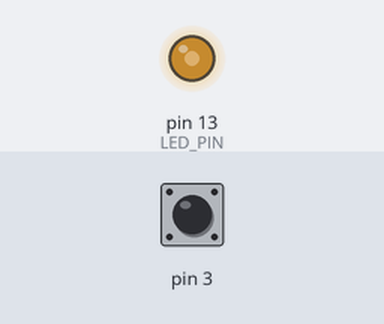
The sketch below on a simulated Arduino Leonardo, built with avr-gcc and run on an emulated ATmega32U4. Parts: output pins drawn as LEDs (lit = HIGH). Inputs (shaded band) come from the test bench; at power-on: pin 3 HIGH. The sensor or clock chip raises its interrupt line as the real part does; what the sketch prints to the serial monitor is not drawn.

Above: at 1.7 s.
1.8 s: pin 3 pulled LOW for 1 s
At 3.5 s:
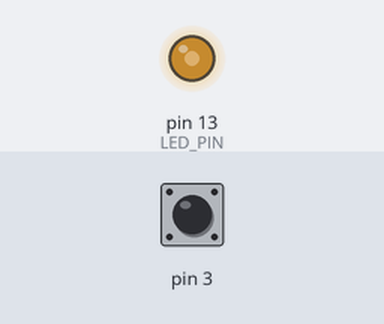
4.3 s: pin 3 pulled LOW for 0.15 s
At 5.0 s:
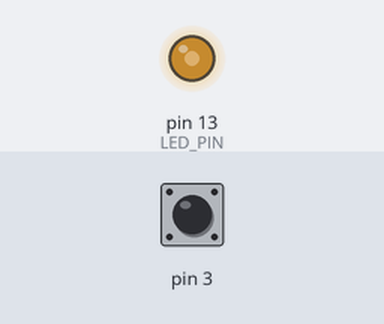
6.0 s: pin 3 pulled LOW for 3.2 s
At 9.6 s:
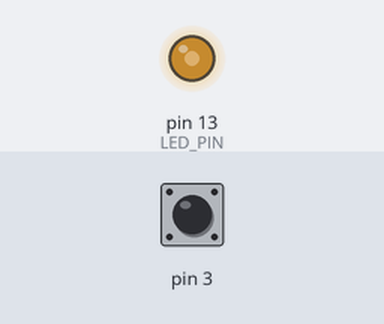
Timing chart, 0 to 11.1 s (numbered marks = the images above; inputs shaded):
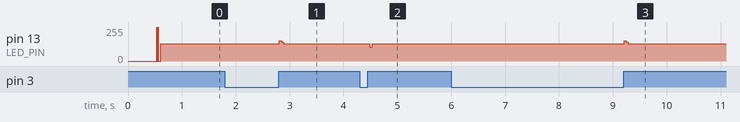

Measured:
- after the input at 1.8 s, pin 13 (LED_PIN): 128/255 → 152/255 after 1.0 s, → 141/255 0.04 s later, → 128/255 0.04 s later
- after the input at 4.3 s, pin 13 (LED_PIN): 128/255 → 102/255 after 0.19 s, → 128/255 0.04 s later
- after the input at 6.0 s, pin 13 (LED_PIN): 128/255 → 152/255 after 3.2 s, → 141/255 0.04 s later, → 128/255 0.04 s later

The sketch:

MPU6050_DMP6_Teapot.ino
```cpp
// I2C device class (I2Cdev) demonstration Arduino sketch for MPU6050 class using DMP (MotionApps v2.0)
// 6/21/2012 by Jeff Rowberg <jeff@rowberg.net>
// Updates should (hopefully) always be available at https://github.com/jrowberg/i2cdevlib
//
// Changelog:
//      2013-05-08 - added seamless Fastwire support
//                 - added note about gyro calibration
//      2012-06-21 - added note about Arduino 1.0.1 + Leonardo compatibility error
//      2012-06-20 - improved FIFO overflow handling and simplified read process
//      2012-06-19 - completely rearranged DMP initialization code and simplification
//      2012-06-13 - pull gyro and accel data from FIFO packet instead of reading directly
//      2012-06-09 - fix broken FIFO read sequence and change interrupt detection to RISING
//      2012-06-05 - add gravity-compensated initial reference frame acceleration output
//                 - add 3D math helper file to DMP6 example sketch
//                 - add Euler output and Yaw/Pitch/Roll output formats
//      2012-06-04 - remove accel offset clearing for better results (thanks Sungon Lee)
//      2012-06-01 - fixed gyro sensitivity to be 2000 deg/sec instead of 250
//      2012-05-30 - basic DMP initialization working

/* ============================================
I2Cdev device library code is placed under the MIT license
Copyright (c) 2012 Jeff Rowberg

Permission is hereby granted, free of charge, to any person obtaining a copy
of this software and associated documentation files (the "Software"), to deal
in the Software without restriction, including without limitation the rights
to use, copy, modify, merge, publish, distribute, sublicense, and/or sell
copies of the Software, and to permit persons to whom the Software is
furnished to do so, subject to the following conditions:

The above copyright notice and this permission notice shall be included in
all copies or substantial portions of the Software.

THE SOFTWARE IS PROVIDED "AS IS", WITHOUT WARRANTY OF ANY KIND, EXPRESS OR
IMPLIED, INCLUDING BUT NOT LIMITED TO THE WARRANTIES OF MERCHANTABILITY,
FITNESS FOR A PARTICULAR PURPOSE AND NONINFRINGEMENT. IN NO EVENT SHALL THE
AUTHORS OR COPYRIGHT HOLDERS BE LIABLE FOR ANY CLAIM, DAMAGES OR OTHER
LIABILITY, WHETHER IN AN ACTION OF CONTRACT, TORT OR OTHERWISE, ARISING FROM,
OUT OF OR IN CONNECTION WITH THE SOFTWARE OR THE USE OR OTHER DEALINGS IN
THE SOFTWARE.
===============================================
*/

// I2Cdev and MPU6050 must be installed as libraries, or else the .cpp/.h files
// for both classes must be in the include path of your project
#include "I2Cdev.h"

#include "MPU6050_6Axis_MotionApps20.h"
//#include "MPU6050.h" // not necessary if using MotionApps include file

// Arduino Wire library is required if I2Cdev I2CDEV_ARDUINO_WIRE implementation
// is used in I2Cdev.h
#if I2CDEV_IMPLEMENTATION == I2CDEV_ARDUINO_WIRE
    #include "Wire.h"
#endif

// class default I2C address is 0x68
// specific I2C addresses may be passed as a parameter here
// AD0 low = 0x68 (default for SparkFun breakout and InvenSense evaluation board)
// AD0 high = 0x69
MPU6050 mpu;
//MPU6050 mpu(0x69); // <-- use for AD0 high

/* =========================================================================
   NOTE: In addition to connection 3.3v, GND, SDA, and SCL, this sketch
   depends on the MPU-6050's INT pin being connected to the Arduino's
   external interrupt #0 pin. On the Arduino Uno and Mega 2560, this is
   digital I/O pin 2.
 * ========================================================================= */

/* =========================================================================
   NOTE: Arduino v1.0.1 with the Leonardo board generates a compile error
   when using Serial.write(buf, len). The Teapot output uses this method.
   The solution requires a modification to the Arduino USBAPI.h file, which
   is fortunately simple, but annoying. This will be fixed in the next IDE
   release. For more info, see these links:

   http://arduino.cc/forum/index.php/topic,109987.0.html
   http://code.google.com/p/arduino/issues/detail?id=958
 * ========================================================================= */


// uncomment "OUTPUT_READABLE_QUATERNION" if you want to see the actual
// quaternion components in a [w, x, y, z] format (not best for parsing
// on a remote host such as Processing or something though)
//#define OUTPUT_READABLE_QUATERNION

// uncomment "OUTPUT_READABLE_EULER" if you want to see Euler angles
// (in degrees) calculated from the quaternions coming from the FIFO.
// Note that Euler angles suffer from gimbal lock (for more info, see
// http://en.wikipedia.org/wiki/Gimbal_lock)
//#define OUTPUT_READABLE_EULER

// uncomment "OUTPUT_READABLE_YAWPITCHROLL" if you want to see the yaw/
// pitch/roll angles (in degrees) calculated from the quaternions coming
// from the FIFO. Note this also requires gravity vector calculations.
// Also note that yaw/pitch/roll angles suffer from gimbal lock (for
// more info, see: http://en.wikipedia.org/wiki/Gimbal_lock)
//#define OUTPUT_READABLE_YAWPITCHROLL

// uncomment "OUTPUT_READABLE_REALACCEL" if you want to see acceleration
// components with gravity removed. This acceleration reference frame is
// not compensated for orientation, so +X is always +X according to the
// sensor, just without the effects of gravity. If you want acceleration
// compensated for orientation, us OUTPUT_READABLE_WORLDACCEL instead.
//#define OUTPUT_READABLE_REALACCEL

// uncomment "OUTPUT_READABLE_WORLDACCEL" if you want to see acceleration
// components with gravity removed and adjusted for the world frame of
// reference (yaw is relative to initial orientation, since no magnetometer
// is present in this case). Could be quite handy in some cases.
//#define OUTPUT_READABLE_WORLDACCEL

// uncomment "OUTPUT_TEAPOT" if you want output that matches the
// format used for the InvenSense teapot demo
#define OUTPUT_TEAPOT


#define LED_PIN 13 // (Arduino is 13, Teensy is 11, Teensy++ is 6)
bool blinkState = false;

// MPU control/status vars
bool dmpReady = false;  // set true if DMP init was successful
uint8_t mpuIntStatus;   // holds actual interrupt status byte from MPU
uint8_t devStatus;      // return status after each device operation (0 = success, !0 = error)
uint16_t packetSize;    // expected DMP packet size (default is 42 bytes)
uint16_t fifoCount;     // count of all bytes currently in FIFO
uint8_t fifoBuffer[64]; // FIFO storage buffer

// orientation/motion vars
Quaternion q;           // [w, x, y, z]         quaternion container
VectorInt16 aa;         // [x, y, z]            accel sensor measurements
VectorInt16 aaReal;     // [x, y, z]            gravity-free accel sensor measurements
VectorInt16 aaWorld;    // [x, y, z]            world-frame accel sensor measurements
VectorFloat gravity;    // [x, y, z]            gravity vector
float euler[3];         // [psi, theta, phi]    Euler angle container
float ypr[3];           // [yaw, pitch, roll]   yaw/pitch/roll container and gravity vector

// packet structure for InvenSense teapot demo
uint8_t teapotPacket[14] = { '$', 0x02, 0,0, 0,0, 0,0, 0,0, 0x00, 0x00, '\r', '\n' };


// ================================================================
// ===               INTERRUPT DETECTION ROUTINE                ===
// ================================================================

volatile bool mpuInterrupt = false;     // indicates whether MPU interrupt pin has gone high
void dmpDataReady() {
    mpuInterrupt = true;
}


// ================================================================
// ===                      INITIAL SETUP                       ===
// ================================================================

void setup() {
    // join I2C bus (I2Cdev library doesn't do this automatically)
    #if I2CDEV_IMPLEMENTATION == I2CDEV_ARDUINO_WIRE
        Wire.begin();
        TWBR = 24; // 400kHz I2C clock (200kHz if CPU is 8MHz)
    #elif I2CDEV_IMPLEMENTATION == I2CDEV_BUILTIN_FASTWIRE
        Fastwire::setup(400, true);
    #endif

    // initialize serial communication
    // (115200 chosen because it is required for Teapot Demo output, but it's
    // really up to you depending on your project)
    Serial.begin(115200);
    while (!Serial); // wait for Leonardo enumeration, others continue immediately

    // NOTE: 8MHz or slower host processors, like the Teensy @ 3.3v or Ardunio
    // Pro Mini running at 3.3v, cannot handle this baud rate reliably due to
    // the baud timing being too misaligned with processor ticks. You must use
    // 38400 or slower in these cases, or use some kind of external separate
    // crystal solution for the UART timer.

    // initialize device
    Serial.println(F("Initializing I2C devices..."));
    mpu.initialize();

    // verify connection
    Serial.println(F("Testing device connections..."));
    Serial.println(mpu.testConnection() ? F("MPU6050 connection successful") : F("MPU6050 connection failed"));

    // load and configure the DMP
    Serial.println(F("Initializing DMP..."));
    devStatus = mpu.dmpInitialize();

    // supply your own gyro offsets here, scaled for min sensitivity
    mpu.setXAccelOffset(-2788);
    mpu.setYAccelOffset(-1559);
    mpu.setZAccelOffset(2013);
    mpu.setXGyroOffset(-43);
    mpu.setYGyroOffset(-17);
    mpu.setZGyroOffset(25);


    // make sure it worked (returns 0 if so)
    if (devStatus == 0) {
        // turn on the DMP, now that it's ready
        Serial.println(F("Enabling DMP..."));
        mpu.setDMPEnabled(true);

        // enable Arduino interrupt detection
        Serial.println(F("Enabling interrupt detection (Arduino external interrupt 0)..."));
        attachInterrupt(0, dmpDataReady, RISING);
        mpuIntStatus = mpu.getIntStatus();

        // set our DMP Ready flag so the main loop() function knows it's okay to use it
        Serial.println(F("DMP ready! Waiting for first interrupt..."));
        dmpReady = true;

        // get expected DMP packet size for later comparison
        packetSize = mpu.dmpGetFIFOPacketSize();
    } else {
        // ERROR!
        // 1 = initial memory load failed
        // 2 = DMP configuration updates failed
        // (if it's going to break, usually the code will be 1)
        Serial.print(F("DMP Initialization failed (code "));
        Serial.print(devStatus);
        Serial.println(F(")"));
    }

    // configure LED for output
    pinMode(LED_PIN, OUTPUT);
}


// ================================================================
// ===                    MAIN PROGRAM LOOP                     ===
// ================================================================

void loop() {
    // if programming failed, don't try to do anything
    if (!dmpReady) return;

    // wait for MPU interrupt or extra packet(s) available
    while (!mpuInterrupt && fifoCount < packetSize) {
        // other program behavior stuff here
        // .
        // .
        // .
        // if you are really paranoid you can frequently test in between other
        // stuff to see if mpuInterrupt is true, and if so, "break;" from the
        // while() loop to immediately process the MPU data
        // .
        // .
        // .
    }

    // reset interrupt flag and get INT_STATUS byte
    mpuInterrupt = false;
    mpuIntStatus = mpu.getIntStatus();

    // get current FIFO count
    fifoCount = mpu.getFIFOCount();

    // check for overflow (this should never happen unless our code is too inefficient)
    if ((mpuIntStatus & 0x10) || fifoCount == 1024) {
        // reset so we can continue cleanly
        mpu.resetFIFO();
        Serial.println(F("FIFO overflow!"));

    // otherwise, check for DMP data ready interrupt (this should happen frequently)
    } else if (mpuIntStatus & 0x02) {
        // wait for correct available data length, should be a VERY short wait
        while (fifoCount < packetSize) fifoCount = mpu.getFIFOCount();

        // read a packet from FIFO
        mpu.getFIFOBytes(fifoBuffer, packetSize);

        // track FIFO count here in case there is > 1 packet available
        // (this lets us immediately read more without waiting for an interrupt)
        fifoCount -= packetSize;

        #ifdef OUTPUT_READABLE_QUATERNION
            // display quaternion values in easy matrix form: w x y z
            mpu.dmpGetQuaternion(&q, fifoBuffer);
            Serial.print("quat\t");
            Serial.print(q.w);
            Serial.print("\t");
            Serial.print(q.x);
            Serial.print("\t");
            Serial.print(q.y);
            Serial.print("\t");
            Serial.println(q.z);
        #endif

        #ifdef OUTPUT_READABLE_EULER
            // display Euler angles in degrees
            mpu.dmpGetQuaternion(&q, fifoBuffer);
            mpu.dmpGetEuler(euler, &q);
            Serial.print("euler\t");
            Serial.print(euler[0] * 180/M_PI);
            Serial.print("\t");
            Serial.print(euler[1] * 180/M_PI);
            Serial.print("\t");
            Serial.println(euler[2] * 180/M_PI);
        #endif

        #ifdef OUTPUT_READABLE_YAWPITCHROLL
            // display Euler angles in degrees
            mpu.dmpGetQuaternion(&q, fifoBuffer);
            mpu.dmpGetGravity(&gravity, &q);
            mpu.dmpGetYawPitchRoll(ypr, &q, &gravity);
            Serial.print("ypr\t");
            Serial.print(ypr[0] * 180/M_PI);
            Serial.print("\t");
            Serial.print(ypr[1] * 180/M_PI);
            Serial.print("\t");
            Serial.println(ypr[2] * 180/M_PI);
        #endif

        #ifdef OUTPUT_READABLE_REALACCEL
            // display real acceleration, adjusted to remove gravity
            mpu.dmpGetQuaternion(&q, fifoBuffer);
            mpu.dmpGetAccel(&aa, fifoBuffer);
            mpu.dmpGetGravity(&gravity, &q);
            mpu.dmpGetLinearAccel(&aaReal, &aa, &gravity);
            Serial.print("areal\t");
            Serial.print(aaReal.x);
            Serial.print("\t");
            Serial.print(aaReal.y);
            Serial.print("\t");
            Serial.println(aaReal.z);
        #endif

        #ifdef OUTPUT_READABLE_WORLDACCEL
            // display initial world-frame acceleration, adjusted to remove gravity
            // and rotated based on known orientation from quaternion
            mpu.dmpGetQuaternion(&q, fifoBuffer);
            mpu.dmpGetAccel(&aa, fifoBuffer);
            mpu.dmpGetGravity(&gravity, &q);
            mpu.dmpGetLinearAccel(&aaReal, &aa, &gravity);
            mpu.dmpGetLinearAccelInWorld(&aaWorld, &aaReal, &q);
            Serial.print("aworld\t");
            Serial.print(aaWorld.x);
            Serial.print("\t");
            Serial.print(aaWorld.y);
            Serial.print("\t");
            Serial.println(aaWorld.z);
        #endif

        #ifdef OUTPUT_TEAPOT
            // display quaternion values in InvenSense Teapot demo format:
            teapotPacket[2] = fifoBuffer[0];
            teapotPacket[3] = fifoBuffer[1];
            teapotPacket[4] = fifoBuffer[4];
            teapotPacket[5] = fifoBuffer[5];
            teapotPacket[6] = fifoBuffer[8];
            teapotPacket[7] = fifoBuffer[9];
            teapotPacket[8] = fifoBuffer[12];
            teapotPacket[9] = fifoBuffer[13];
            Serial.write(teapotPacket, 14);
            teapotPacket[11]++; // packetCount, loops at 0xFF on purpose
        #endif

        // blink LED to indicate activity
        blinkState = !blinkState;
        digitalWrite(LED_PIN, blinkState);
    }
}
```
